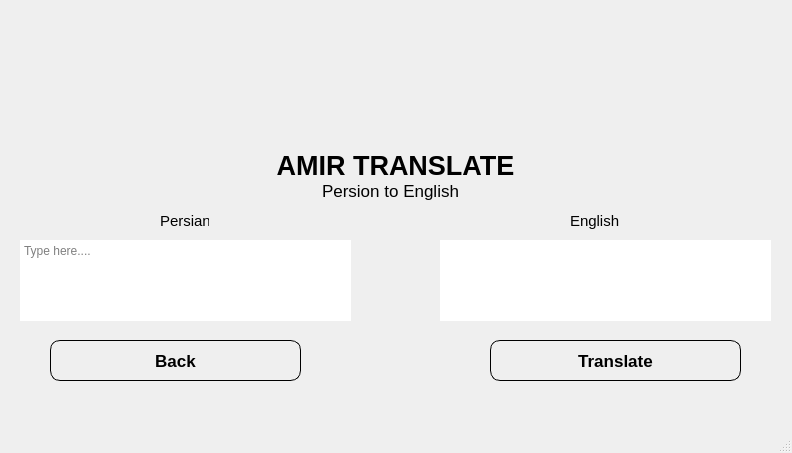
<?xml version="1.0" encoding="UTF-8"?>
<ui version="4.0">
 <class>MainWindow</class>
 <widget class="QMainWindow" name="MainWindow">
  <property name="geometry">
   <rect>
    <x>0</x>
    <y>0</y>
    <width>792</width>
    <height>453</height>
   </rect>
  </property>
  <property name="windowTitle">
   <string>Persian to English</string>
  </property>
  <widget class="QWidget" name="centralwidget">
   <widget class="QTextEdit" name="text_english">
    <property name="geometry">
     <rect>
      <x>440</x>
      <y>240</y>
      <width>331</width>
      <height>81</height>
     </rect>
    </property>
    <property name="styleSheet">
     <string notr="true">border-radius:10px</string>
    </property>
    <property name="readOnly">
     <bool>true</bool>
    </property>
   </widget>
   <widget class="QLabel" name="label_2">
    <property name="geometry">
     <rect>
      <x>260</x>
      <y>130</y>
      <width>271</width>
      <height>71</height>
     </rect>
    </property>
    <property name="font">
     <font>
      <pointsize>20</pointsize>
      <bold>true</bold>
     </font>
    </property>
    <property name="text">
     <string>AMIR TRANSLATE</string>
    </property>
    <property name="alignment">
     <set>Qt::AlignCenter</set>
    </property>
   </widget>
   <widget class="QLabel" name="label">
    <property name="geometry">
     <rect>
      <x>340</x>
      <y>30</y>
      <width>111</width>
      <height>111</height>
     </rect>
    </property>
    <property name="styleSheet">
     <string notr="true">background-image:url(images/translate-icon.png);  background-repeat: no-repeat, repeat;
</string>
    </property>
    <property name="text">
     <string/>
    </property>
   </widget>
   <widget class="QLabel" name="label_4">
    <property name="geometry">
     <rect>
      <x>160</x>
      <y>210</y>
      <width>49</width>
      <height>21</height>
     </rect>
    </property>
    <property name="font">
     <font>
      <pointsize>11</pointsize>
     </font>
    </property>
    <property name="text">
     <string>Persian</string>
    </property>
   </widget>
   <widget class="QLabel" name="label_3">
    <property name="geometry">
     <rect>
      <x>570</x>
      <y>210</y>
      <width>49</width>
      <height>21</height>
     </rect>
    </property>
    <property name="font">
     <font>
      <pointsize>11</pointsize>
     </font>
    </property>
    <property name="text">
     <string>English</string>
    </property>
   </widget>
   <widget class="QTextEdit" name="text_persian">
    <property name="geometry">
     <rect>
      <x>20</x>
      <y>240</y>
      <width>331</width>
      <height>81</height>
     </rect>
    </property>
    <property name="contextMenuPolicy">
     <enum>Qt::DefaultContextMenu</enum>
    </property>
    <property name="layoutDirection">
     <enum>Qt::RightToLeft</enum>
    </property>
    <property name="styleSheet">
     <string notr="true">border-radius:10px</string>
    </property>
    <property name="lineWidth">
     <number>2</number>
    </property>
    <property name="placeholderText">
     <string>Type here....</string>
    </property>
   </widget>
   <widget class="QPushButton" name="btn_back">
    <property name="geometry">
     <rect>
      <x>50</x>
      <y>340</y>
      <width>251</width>
      <height>41</height>
     </rect>
    </property>
    <property name="font">
     <font>
      <pointsize>13</pointsize>
      <bold>true</bold>
     </font>
    </property>
    <property name="styleSheet">
     <string notr="true">border-radius:10px;border:1px solid #000</string>
    </property>
    <property name="text">
     <string>Back</string>
    </property>
   </widget>
   <widget class="QLabel" name="label_5">
    <property name="geometry">
     <rect>
      <x>310</x>
      <y>180</y>
      <width>161</width>
      <height>21</height>
     </rect>
    </property>
    <property name="font">
     <font>
      <pointsize>13</pointsize>
      <bold>false</bold>
     </font>
    </property>
    <property name="text">
     <string>Persion to English</string>
    </property>
    <property name="alignment">
     <set>Qt::AlignCenter</set>
    </property>
   </widget>
   <widget class="QPushButton" name="btn_translate">
    <property name="geometry">
     <rect>
      <x>490</x>
      <y>340</y>
      <width>251</width>
      <height>41</height>
     </rect>
    </property>
    <property name="font">
     <font>
      <pointsize>13</pointsize>
      <bold>true</bold>
     </font>
    </property>
    <property name="styleSheet">
     <string notr="true">border-radius:10px;border:1px solid #000</string>
    </property>
    <property name="text">
     <string>Translate</string>
    </property>
   </widget>
  </widget>
  <widget class="QMenuBar" name="menubar">
   <property name="geometry">
    <rect>
     <x>0</x>
     <y>0</y>
     <width>792</width>
     <height>22</height>
    </rect>
   </property>
  </widget>
  <widget class="QStatusBar" name="statusbar"/>
 </widget>
 <resources/>
 <connections/>
</ui>
